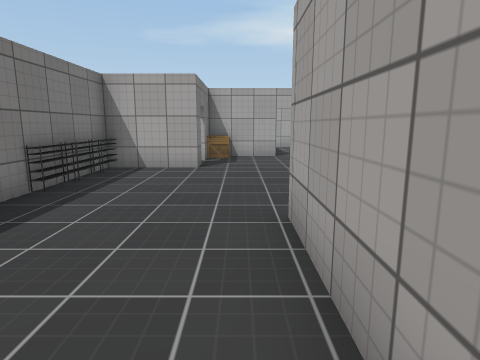
view 1 (above)

17 first-person views from a walk through a Unity game level. The camera is 1.4 m above the floor, tilts 10° down and sees 75° across. The floor is counted in squares, 1.2 m on a side. Each view is taken from the middle of a square. On the plan, view 1 faces up. The plan holds only what a view shows up to about 13 squares ahead; the rest is blank. The player is left out. Some surface patterns are stand-ins.

view 2
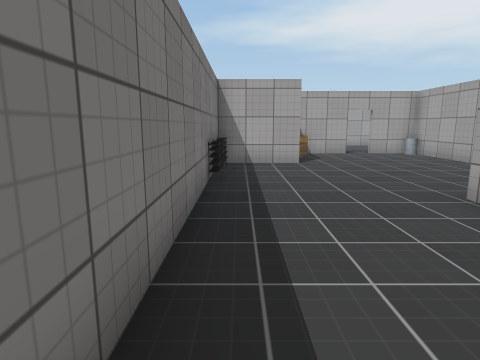

view 3
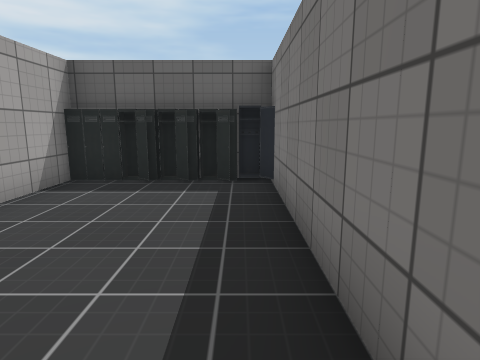

view 4
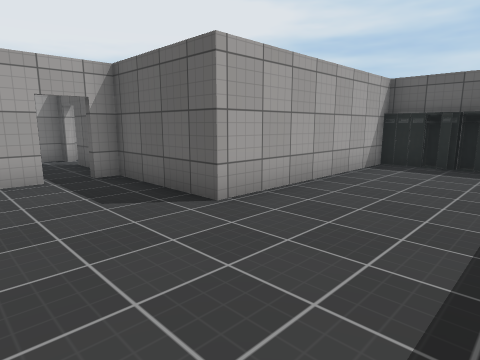

view 5
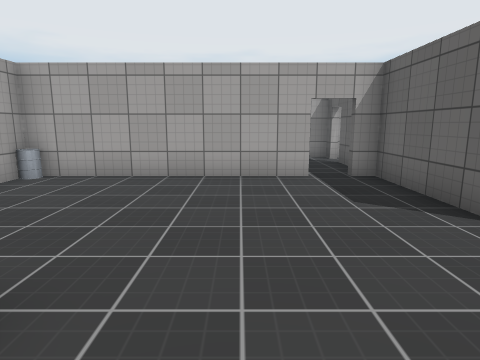

view 6
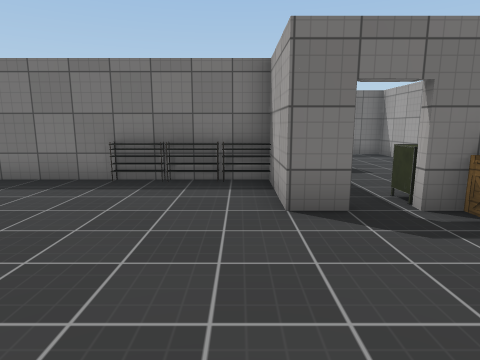

view 7
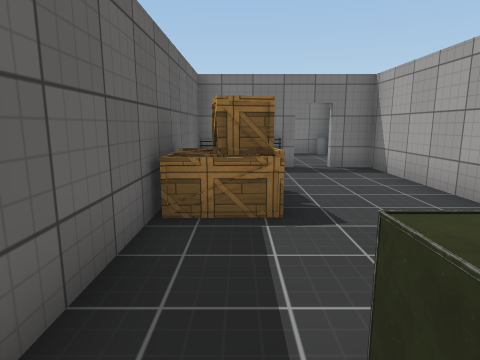

view 8
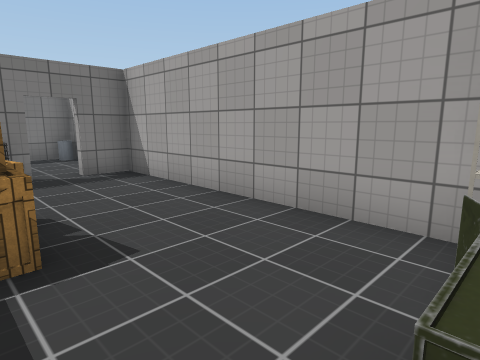

view 9
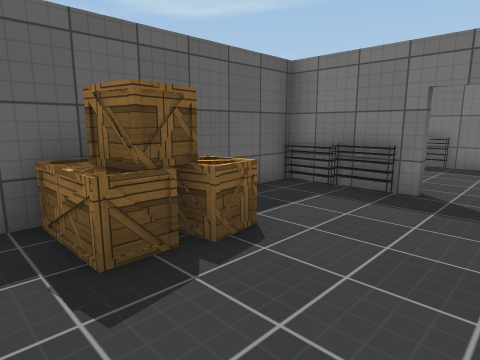

view 10
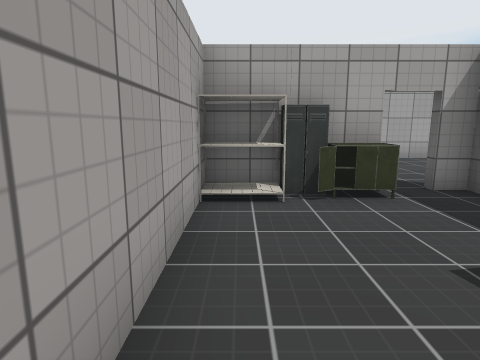

view 11
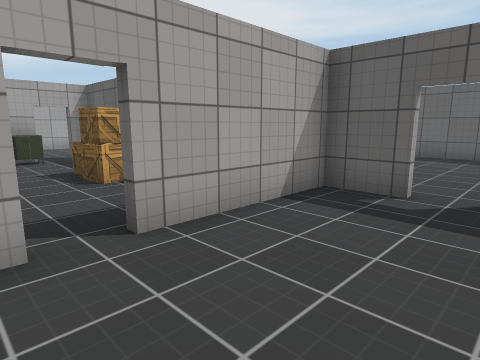

view 12
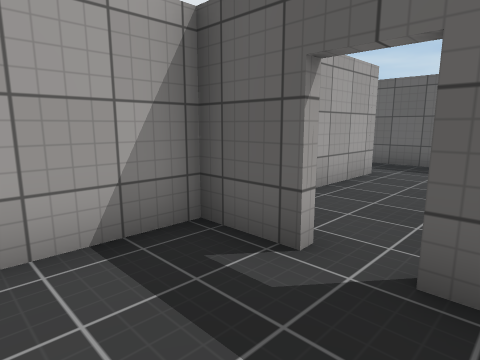

view 13
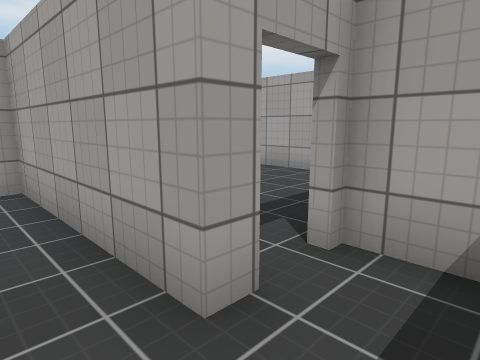

view 14
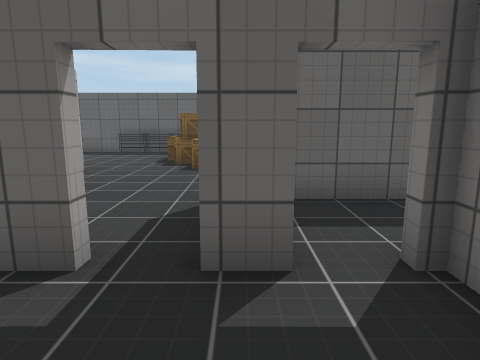

view 15
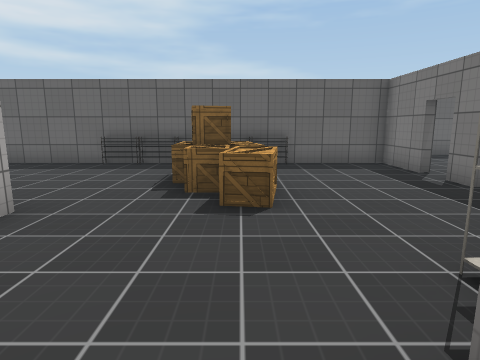

view 16
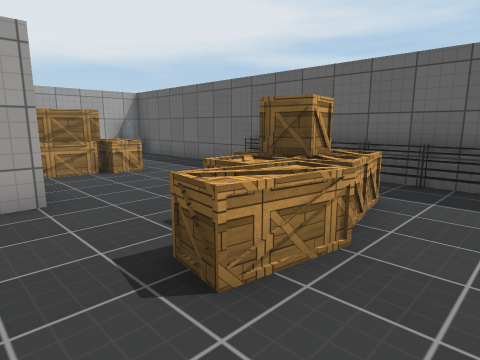

view 17
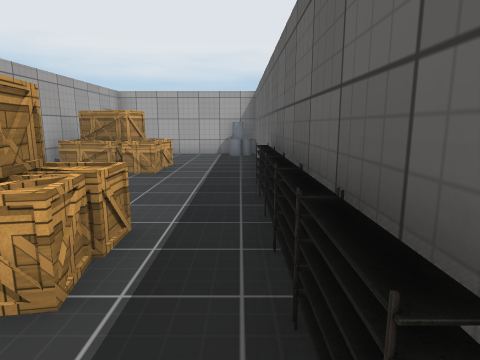

### Floor plan
Points are (right, up) in squares from view 1. A wall is a line through its corners. A room is listed if a view was taken in it or the views show most of it. See-through windows are left out.
Room 1 (views 1, 2, 3, 4, 5, 6, 7, 8, 14, 15, 16, 17)
walls: (-3.9, -3.3) (-3.9, -2.5); (0.6, -2.6) (0.6, 3.9) (4.1, 3.9); (-6.8, 2.6) (-6, 2.6); (-8.2, 1.2) (-8.2, 2.5); (-3.7, 5.6) (-3.7, -2.3); (-8.5, 2.6) (-7.6, 2.6); (-2.4, 8.9) (-1.4, 8.9); (4.1, 5.4) (4.1, 11.5); (-11.4, -4.9) (-11.4, -5.6); (-1.2, 9.6) (-1.2, 8.6) (-3.7, 8.6); (-11.4, -6.6) (-11.4, -8.6) (3.9, -8.6) (3.9, -4.1); (0.5, 11.9) (-1.2, 11.9); (3.5, 11.9) (2.4, 11.9)
ways out: opening at (-2.7, 11) to room 2; opening at (-10, 1.5) to room 3; opening at (1.5, 12) to room 3; opening at (4, 5) to room 3; opening at (-11, -6)
objects: rack (-9, -1); shelf (-8, -8); shelf (-7, -8); box (-7, -7); box (-7, -6) to (-7, -5); box (-7, -4); shelf (-6, -8); box (-6, -7) to (-6, -5); shelf (-5, -8); shelf (-4, 6); shelf (-4, 7); shelf (-4, 8); shelf (-3, -8); other object (-3, -3); other object (-2, -3); box (-2, 11) to (-2, 12); box (-1, -6) to (-1, -5); box (-1, -4); other object (-1, -3); box (-1, 11); box (0, -6) to (0, -5); other object (0, -3); other object (3, -8)
Room 2 (views 9, 10)
walls: (-9.7, 10.6) (-9.7, 9.5); (-9.5, 8.9) (-2.4, 8.9); (-1.4, 12.2) (-1.4, 13.6) (-9.7, 13.6) (-9.7, 12.5)
ways out: opening at (-2.7, 11) to room 1; opening at (-10, 11.5) to room 3
objects: other object (-6, 9); box (-6, 10); box (-5, 10); rack (-2, 13)
Room 3 (views 11, 12, 13)
walls: (5.9, 3.9) (6.9, 3.9); (7.8, 3.9) (8.4, 3.9); (-11.5, 7.6) (-9.9, 7.6) (-9.9, 10.6); (-13.4, 13.6) (-14.1, 13.6) (-14.1, 10.5); (-12.9, 7.6) (-12.4, 7.6); (-9.4, 2.4) (-9.9, 2.4) (-9.9, 7.4); (-11.4, 0.1) (-8.7, 0.1)
ways out: opening at (-10, 1.5) to room 1; opening at (1.5, 12) to room 1; opening at (4, 5) to room 1; opening at (-10, 11.5) to room 2; gap at (7, 4)
objects: shelf (-14, 10); other object (-14, 13); shelf (-10, 9); shelf (-10, 11); other object (4, 12)

Positions as (right, up) in squares from view 1, and headings:
1: (0, 0), facing up
2: (-3, -1), facing up
3: (-3, 4), facing down
4: (-3, 7), facing down-right
5: (-3, 7), facing right
6: (3, 8), facing left
7: (-1, 10), facing left
8: (-2, 10), facing up-left
9: (-4, 13), facing down-left
10: (-7, 13), facing right
11: (-13, 13), facing down-right
12: (-13, 10), facing down-right
13: (-11, 1), facing up-right
14: (-8, 5), facing down
15: (-7, 1), facing down
16: (-9, -2), facing down-right
17: (-9, -8), facing right
